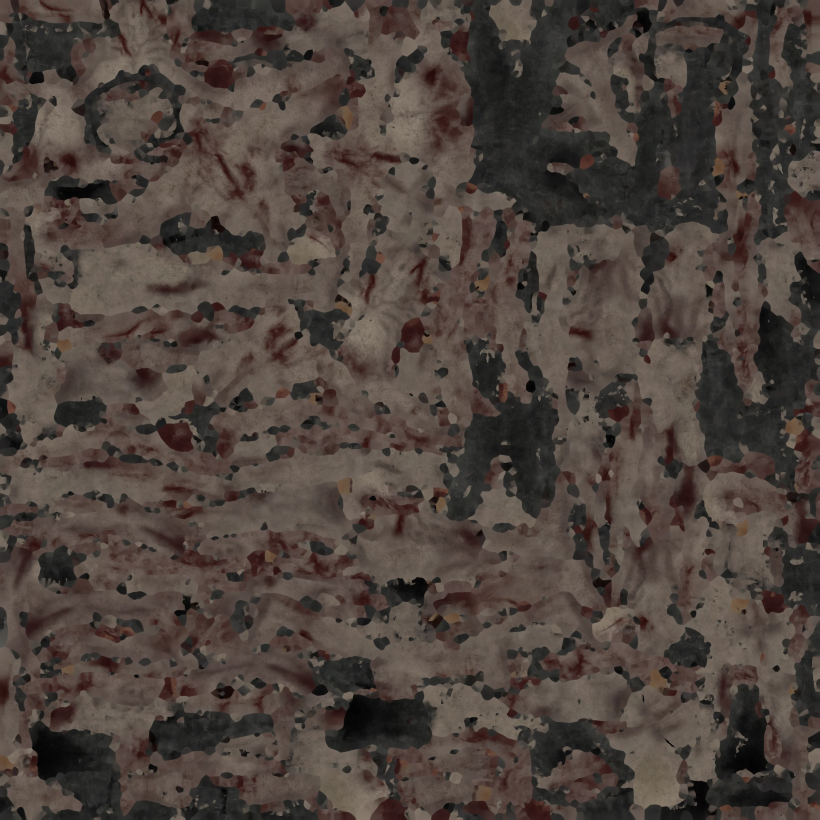
#> input picture assets/models/imported_characters/3ed667ae-f165-49e4-b2e7-69b9fa3cfd4d/zombie2_0.webp, 4096 x 4096 px, given in place of rock_boulder_dry_diff.jpg, which was not available (shown at 1/5 size)
$ python band_energy_check.py ../../assets/models/imported_characters/3ed667ae-f165-49e4-b2e7-69b9fa3cfd4d/zombie2_0.webp   (older library calls are emulated)
#> lines starting #> are read from the running program, lines starting #| are printed output that depends on the picture; pictures that were not available may be replaced by others from this repository, and a replacement may not be noted
### tools/bark/extract_features.py
"""Extracts the sparse features of a photographed height map: the raised lobes (plates) as smooth polygons with a step height,
and the small pits and bumps as points, so a shader can draw them at the photograph's own places (deterministic, a few KB).

  python extract_features.py <disp png> <tile cm> <out gd> <overlay png>

Writes a generated GDScript file (class BoulderFeatures: LOBES = rows of [cx, cy, step, soft, then 48 x,y vertices], SPECKS = rows of
[x, y, radius, depth]; all positions in tile units 0..1, radii in tile units, heights in the picture's own 0..1)."""
import sys

import limits  # (first)

import cv2
import numpy as np
from scipy import ndimage

VERTS = 48
FOURIER = 14


def load(path):
    image = cv2.imread(path, cv2.IMREAD_UNCHANGED).astype(np.float32)
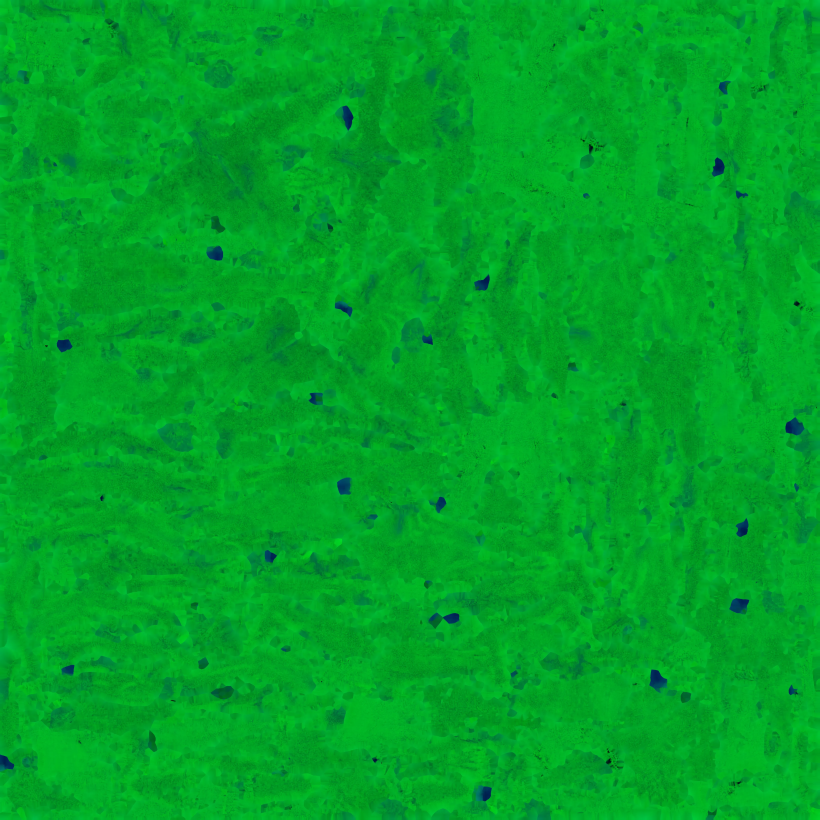
#> input picture assets/models/imported_characters/3ed667ae-f165-49e4-b2e7-69b9fa3cfd4d/zombie2_1.webp, 4096 x 4096 px, given in place of rock_boulder_dry_disp.png, which was not available (shown at 1/5 size)
    if image.ndim == 3:
        image = image.mean(axis=2)
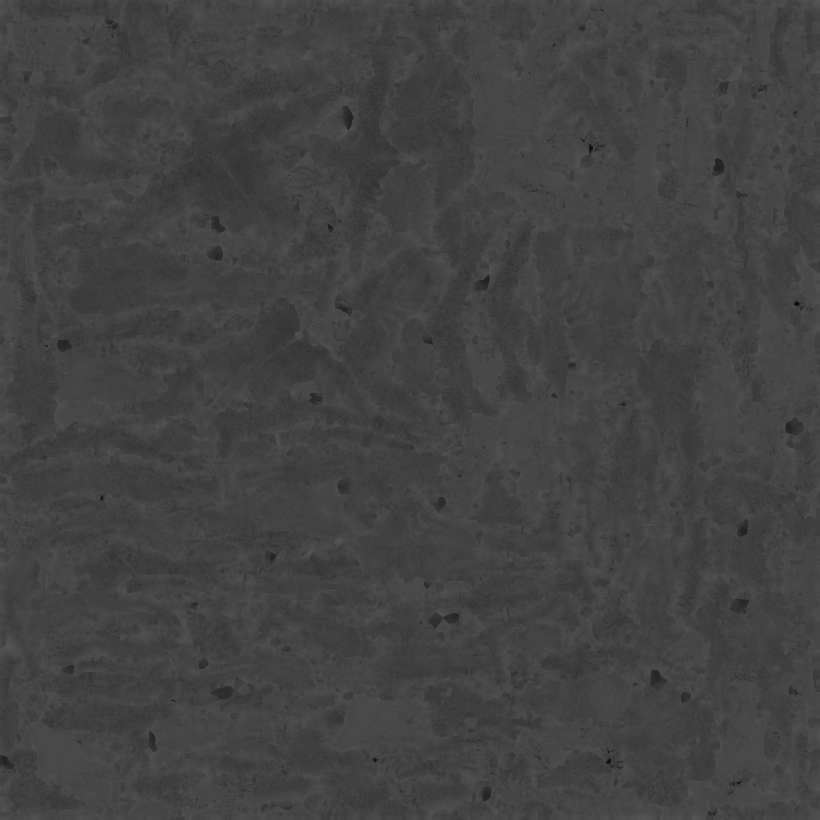
#> image: shape (4096, 4096) float32 (shown at 1/5 size); min 2.33, max 104.7, mean 67.2
    image = cv2.resize(image, (1024, 1024), interpolation=cv2.INTER_AREA)
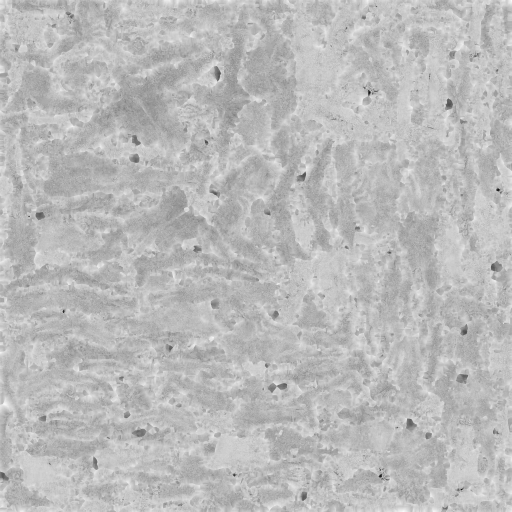
#> image: shape (1024, 1024) float32 (shown at 1/2 size); min 8.06, max 88.83, mean 67.2; drawn with min black and max white
    # the photograph's height map has flat patches (a clipped value over whole areas): fill them in from their surroundings
    flat = (np.abs(cv2.Laplacian(image, cv2.CV_32F)) < 1e-4 * (image.max() - image.min())).astype(np.uint8)
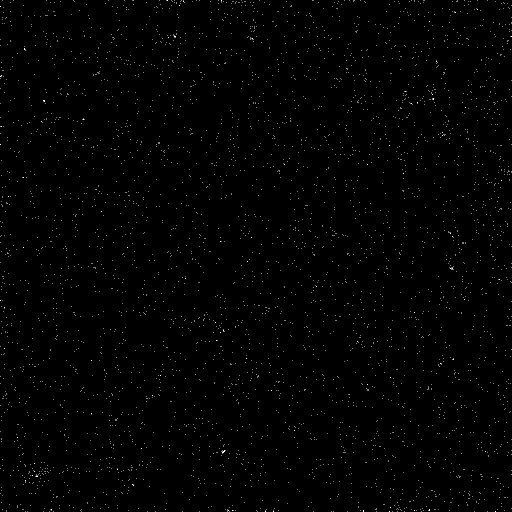
#> flat: shape (1024, 1024) (shown at 1/2 size); values 0 (black) and 1 (white), 0.39% white in thin lines or dots
    flat = cv2.morphologyEx(flat, cv2.MORPH_OPEN, np.ones((7, 7), np.uint8))
#> flat: shape (1024, 1024); every value is 0
    flat = cv2.dilate(flat, np.ones((5, 5), np.uint8))
    if flat.any():
        scale = image.max() - image.min()
        as16 = ((image - image.min()) / scale * 65535.0).astype(np.uint16)
        image = cv2.inpaint(as16, flat, 7, cv2.INPAINT_TELEA).astype(np.float32) / 65535.0 * scale + image.min()
    return (image - image.min()) / (image.max() - image.min())  # (no clipping: the brightest spots must not go flat)


# [16 lines left out: function smooth_outline, not called in this run]


# Lobes traced by hand on fits/trace_grid.png (1536 px picture of the lit height): outline points in that picture's pixels.
GRID_PX = 1536.0
HAND_LOBES = {
    "pill": [(770, 430), (800, 400), (840, 398), (860, 430), (868, 500), (872, 540), (860, 590), (835, 620), (800, 628), (760, 610),
             (730, 595), (722, 570), (740, 545), (752, 510), (755, 460)],
    "snake": [(1085, 315), (1110, 280), (1150, 262), (1220, 255), (1265, 262), (1295, 235), (1315, 205), (1325, 235), (1355, 275),
              (1372, 320), (1355, 345), (1320, 358), (1270, 355), (1200, 347), (1150, 350), (1140, 380), (1135, 440), (1138, 500),
              (1125, 545), (1100, 555), (1085, 530), (1088, 470), (1098, 415), (1100, 365), (1088, 340)],
    "right": [(1135, 520), (1160, 502), (1200, 508), (1235, 530), (1252, 570), (1248, 610), (1225, 632), (1190, 632), (1165, 615),
              (1150, 590), (1140, 550)],
    "left_big": [(105, 585), (150, 580), (200, 585), (250, 600), (290, 585), (330, 585), (352, 610), (350, 660), (335, 700), (345, 780),
                 (300, 790), (240, 795), (190, 780), (150, 750), (135, 700), (130, 650), (110, 625)],
    "arch": [(710, 880), (730, 845), (765, 835), (770, 880), (790, 930), (780, 985), (720, 985), (705, 940)],
    "small_mid": [(820, 715), (835, 685), (880, 675), (925, 690), (935, 730), (900, 750), (850, 745)],
    "left_low": [(40, 1000), (120, 985), (200, 960), (280, 950), (310, 985), (305, 1040), (250, 1070), (130, 1080), (40, 1040)],
}


# [100 lines left out: functions chaikin, resample, snap_to_edges, mean_edge, local_step, lobes_from_json and 1 more, not called in this run]


SAM_JSON = None
SNAP = True


# [32 lines left out: functions lobes_of, lobe_layer, not called in this run]


SWELL = 64
COLOUR_GRID = int(__import__("os").environ.get("COLOUR_GRID", "128"))  # the colour grid is finer than the height grid: colour holds the lichen and the patch edges


# [93 lines left out: functions swell_grid, specks_of, wrapped, main, lobe_tints, write_colour, not called in this run]


# [2 lines that do not run on import are left out]

### tools/bark/band_energy_check.py
import sys, subprocess, cv2, numpy as np
from scipy.stats import kurtosis
sys.path.insert(0,'E:/repo/godot_projects/godot_test1/tools/bark')
import extract_features as ef
G="E:/Godot/4.7.2/Godot_v4.7.2-stable_win64_console.exe"; P="E:/repo/godot_projects/godot_test1"; D=P+'/tools/bark/bark_downloads/rock_boulder_dry_'
rs=lambda x:cv2.resize(x,(1024,1024),interpolation=cv2.INTER_AREA).astype(np.float32)/255.0
ph_col=rs(cv2.imread(D+'diff.jpg')); ph_h=ef.load(D+'disp.png'); ph_n=rs(cv2.imread(D+'nor_gl.jpg'))[...,2]
#> after `ph_n = rs(cv2.imread(D + 'nor_gl.jpg'))[..., 2]`:
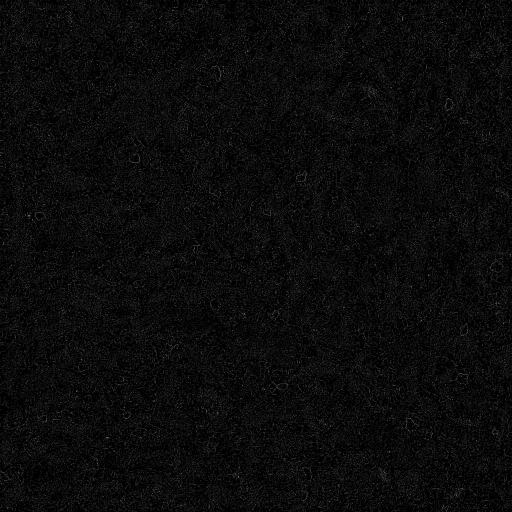
#> ph_n: shape (1024, 1024) float32 (shown at 1/2 size); min 0, max 0.0667, mean 0.00283; drawn with min black and max white
def spectrum(x):
    x=x-x.mean(); win=np.outer(np.hanning(1024),np.hanning(1024)); F=np.abs(np.fft.fftshift(np.fft.fft2(x*win)))**2
    y,xx=np.indices(F.shape); r=np.hypot(y-512,xx-512).astype(int)
    return np.bincount(r.ravel(),F.ravel())/np.maximum(np.bincount(r.ravel()),1)
bands=[(16,32,'5.6-11'),(32,64,'2.8-5.6'),(64,128,'1.4-2.8'),(128,256,'0.7-1.4'),(256,512,'0.35-0.7')]
def run(params,tag):
    args=[G,"--path",P,"res://tests/manual/world/square_compare.tscn","--","--surface=9","--shot=E:/Temp/x.png","--save-bake=E:/Temp/b_%s.png"%tag,"--save-maps=E:/Temp/m_%s"%tag]+["--param=%s:%g"%kv for kv in params.items()]
    subprocess.run(args,stdout=subprocess.DEVNULL,stderr=subprocess.DEVNULL,timeout=200)
    ob=cv2.imread('E:/Temp/b_%s.png'%tag,cv2.IMREAD_UNCHANGED).astype(np.float32)/255.0
    on=rs(cv2.imread('E:/Temp/m_%s_0.png'%tag))[...,2]
    out=[]
    for name,a,b in (('colour',ph_col.mean(2),ob[...,:3].mean(2)),('height',ph_h,ob[...,3]),('normal',ph_n,on)):
        sa,sb=spectrum(a),spectrum(b)
        out.append('%s: '%name+' '.join('%s cm %3.0f%%'%(lab,100*sb[lo:hi].sum()/sa[lo:hi].sum()) for lo,hi,lab in bands))
    g=lambda x,sg:cv2.GaussianBlur(x,(0,0),sg)
    kp=[];ko=[]
    for sg in (1.0,2.0,4.0):
        a=ph_col.mean(2); b=ob[...,:3].mean(2); kp.append(kurtosis((g(a,sg)-g(a,2*sg)).ravel())); ko.append(kurtosis((g(b,sg)-g(b,2*sg)).ravel()))
        a=ph_h; b=ob[...,3]; kp.append(kurtosis((g(a,sg)-g(a,2*sg)).ravel())); ko.append(kurtosis((g(b,sg)-g(b,2*sg)).ravel()))
    out.append('kurtosis (photo | ours) colour 1/2/4px: %.1f/%.1f/%.1f | %.1f/%.1f/%.1f   height 1/2/4px: %.1f/%.1f/%.1f | %.1f/%.1f/%.1f'%(kp[0],kp[2],kp[4],ko[0],ko[2],ko[4],kp[1],kp[3],kp[5],ko[1],ko[3],ko[5]))
    return out
if __name__=='__main__':
    import json
#> (the run stopped early here; a loop or call above may not have finished)
